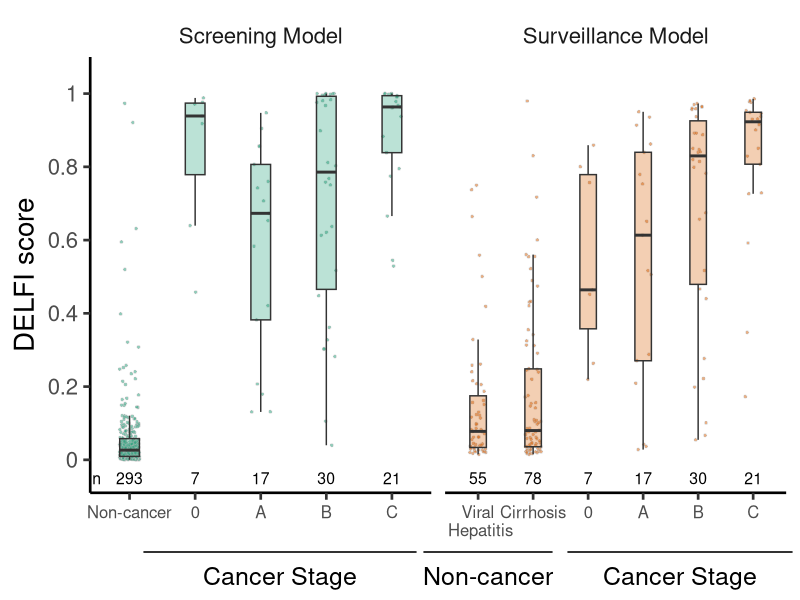

R code for this plot:
## ---- chunk 1
library(tidyverse)
library(dplyr)
library(ggplot2)
library(pROC)
library(grid)
library(gridExtra)
library(here)
library(RColorBrewer)
## ---- chunk 2
se<-read_csv(here("data","two_test_plan","delfi-tf-results_screen.csv"))
se2<-read_csv(here("data","two_test_plan","delfi-results_risk.csv"))
se$model<-"Screening Model"
se2$model <- "Surveillance Model"
se<-rbind(se,se2)
se<-se %>% mutate(score=if_else(model=="Screening Model",score.delfi.lr,score.delfi.gbm))
meta<-read_csv(here("data","Clinical_Metadata_spreadsheet_8_11.csv"))
meta<-meta %>% mutate(type=if_else(HCCStatus=="Yes","Yes","No"))
meta$grp_id<-sapply(strsplit(meta$id,"P"),"[",1)

d_c<-meta %>% filter(forveryclean==1 & Disease == "Non-cancer")
d_c$cat<-"Danish Cocos"
cirr<-meta %>% filter(forveryclean==1 & Disease == "Cirrhosis")
cirr$cat<-"Cirrhosis"
hbv<-meta %>% filter(forveryclean==1 & Disease == "HBV")
hbv$cat<-"HBV"
hcv<-meta %>% filter(forveryclean==1 & Disease == "HCV")
hcv$cat<-"HCV"
hcc<-meta %>% filter(forveryclean==1 & Disease == "HCC")
hcc$cat<-"HCC"
d1<-rbind(hcc,cirr,hbv,d_c,hcv)
d1<- d1 %>% mutate(cat=if_else(Disease=="HCV"|Disease=="HBV" & Cirrhosisstatus=="no","Viral\n Hepatitis",cat))
d1<- d1 %>% mutate(cat=if_else(Disease=="HCV" & Cirrhosisstatus=="yes","Cirrhosis",cat))
#d1<- d1 %>% mutate(cat=if_else(Disease=="HCV"|Disease=="HBV"|Disease=="Cirrhosis","Non-cancer",cat))

d1<- d1 %>% mutate(cat=if_else(cat=="Danish Cocos","Non-cancer",cat))

d1$Disease<-d1$cat


clinical_meta<-d1
se<-left_join(se %>% select(-Disease),clinical_meta %>% select(id,Disease),by=c("id"="id"))

## ---- chunk 3
#DELFI SCORE BY STATUS FIGURE
#nc.label <- "Non-cancer &\nnon-cirrhotic"
colors <- brewer.pal(3, "Dark2")
colors<-colors[1:2]
names(colors) <- c("Screening Model","Surveillance Model")

d.levels <- c("Non-cancer","Viral\n Hepatitis", "Cirrhosis", "0","A","B","C")
stage<-se %>% filter(BCLC != "N")
stage$Disease<-stage$BCLC
dat<-rbind(se %>% filter(Disease != "HCC"),stage)
dat3 <- dat %>%
    mutate(Disease=factor(Disease, d.levels)) %>% select(id,model,Disease,score)

n.disease <- dat3 %>%
    group_by(Disease,model) %>%
    summarize(n=n()) %>%
    mutate(label=Disease)
#n.disease<-n.disease %>% filter(model=="Surveillance Model"|Disease=="Non-cancer")


dat3 <- dat3 %>% mutate(group=if_else(Disease %in% c("0","A","B","C"),"Cancer Stages","Non-Cancer"))
## ---- chunk 4
A <- dat3 %>%
    ggplot(aes(Disease, score, fill=model)) +
    geom_jitter(aes(fill=model),
               pch=21, alpha=0.5, size=0.7,
               color="gray",width=.15) +
    geom_boxplot(outlier.shape=NA, alpha=0.3,
                 width=0.3,
                 position=position_dodge(0.5)) +
    theme_classic(base_size=20) + facet_wrap(vars(model),scales="free_x",nrow(1)) +
    theme(panel.grid=element_blank(),
          axis.text.x=element_text(size=12),
          ##legend.position="bottom",
          ##legend.justification=c("center", "bottom"),
          strip.background=element_blank(),
          strip.placement="outside") +
    scale_y_continuous(expand=expansion(add=c(0.04, 0.1)),
                       breaks=seq(0, 1, by=0.2),
                       labels=as.character(seq(0, 1, by=0.2))) +
    xlab("") +
    ylab("DELFI score") +
    scale_fill_manual(values=colors) +
    ##guides(fill=guide_legend(title=""), color=guide_legend(title="")) +
    guides(fill="none", color="none")

N <- dat3 %>%
    group_by(Disease,model) %>% #filter(model=="Surveillance Model"|Disease=="Non-cancer") %>%
    summarize(n=length(unique(id)),
              groups=unique(Disease),
              .groups="drop") %>%
    mutate(score=-0.05)

Nlabel <- tibble(groups=levels(N$groups)[1]) %>%
    mutate(groups=factor(groups, levels(N$groups)),
           label="n", score=-0.05,
           category=levels(N$groups)[1],
           category=factor(category, levels(N$groups)))

N$score<- -.05
Nlabel$score<- -.05
Nlabel$model<-"Screening Model"
A <- A + geom_text(data=N, aes(label=n),
                   size=4,
                   position=position_dodge(0.5),color="black") +
    coord_cartesian(clip = "off")+
    geom_text(data=Nlabel, aes(x=0.5, label="n"),
              color="black", size=4)+
    theme(legend.position="none")

Ag <- ggplotGrob(A)
## ---- chunk 5
layout <- matrix(1:2, ncol=1)
heights <- unit(c(0.98, 0.02), "npc")
gl <- list(Ag, nullGrob())
grid.newpage()
grid.arrange(grobs=gl, layout=layout,
             heights=heights)
y <- unit(0.08, "npc")
## cancer
grid.segments(x0 = unit(c(0.18, 0.71), "npc"), y0 = y,
              x1 = unit(c(0.52, 0.99), "npc"), y1 = y,
              gp=gpar(lwd=1.5))
## non-cancer
grid.segments(x0 = unit(0.53, "npc"), y0 = y,
              x1 = unit(0.69, "npc"), y1 = y,
              gp=gpar(lwd=1.5))
grid.text("Cancer Stage", x=unit(0.35, "npc"),
          y=unit(0.04, "npc"), gp=gpar(cex=1.5))
grid.text("Cancer Stage", x=unit(0.85, "npc"),
          y=unit(0.04, "npc"), gp=gpar(cex=1.5))
grid.text("Non-cancer", x=unit(0.61, "npc"),
          y=unit(0.04, "npc"), gp=gpar(cex=1.5))
